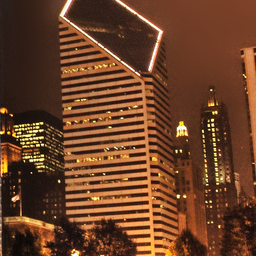
#> input picture test_images/1.png, 256 x 256 px
$ python -i utils.py   (imports and definitions only)
#> lines starting #> are read from the running program, lines starting #| are printed output that depends on the picture
import numpy as np
import cv2
from scipy import stats
import matplotlib.pyplot as plt
import matplotlib as mpl
from PIL import Image
import cv2


def cv2_to_pil(img):
    image = Image.fromarray(cv2.cvtColor(img.astype(np.uint8), cv2.COLOR_BGR2RGB))
    return image


def pil_to_cv2(img):
    image = cv2.cvtColor(np.array(img), cv2.COLOR_RGB2BGR)
    return image


# [13 lines left out: function make_pil_grid, not called in this run]


def blend_input(map, input):
    return Image.blend(map, input, 0.4)


# [147 lines left out: functions count_saliency_pixels, plot_diff_of_attrs_kde, vis_saliency_kde, vis_saliency, click_select_position, prepare_images and 3 more, not called in this run]


def IG_baseline(numpy_image, mode='gaus'):
    """
    :param numpy_image: cv2 image
    :param mode:
    :return:
    """
    if mode == 'l1':
        raise NotImplementedError()
    elif mode == 'gaus':
        ablated = cv2.GaussianBlur(numpy_image, (7, 7), 0)
    elif mode == 'bif':
        ablated = cv2.bilateralFilter(numpy_image, 15, 90, 90)
    elif mode == 'mean':
        ablated = cv2.medianBlur(numpy_image, 5)
    else:
        ablated = cv2.GaussianBlur(numpy_image, (7, 7), 0)
    return ablated


# [35 lines left out: functions interpolation, isotropic_gaussian_kernel, gini, not called in this run]

>>> import cv2
>>> picture = cv2.imread('../test_images/1.png')
#> picture is the input picture: shape (256, 256, 3); mean B, G, R 39.1, 64.6, 106.9
>>> result = IG_baseline(picture)
#> in IG_baseline, `ablated = cv2.GaussianBlur(numpy_image, (7, 7), 0)`:
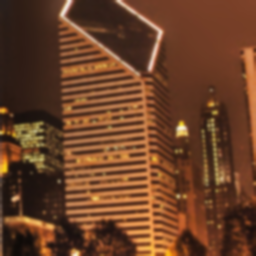
#> ablated: shape (256, 256, 3); mean B, G, R 39.1, 64.6, 106.8

$ run again, on test_images/2.png
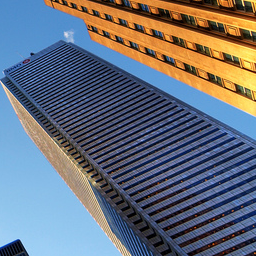
#> input picture test_images/2.png, 256 x 256 px
#> picture is the input picture: shape (256, 256, 3); mean B, G, R 122.4, 110.8, 104.8
#> in IG_baseline, `ablated = cv2.GaussianBlur(numpy_image, (7, 7), 0)`:
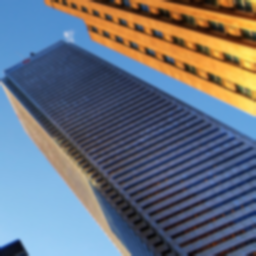
#> ablated: shape (256, 256, 3); mean B, G, R 122.4, 110.8, 104.8

$ run again, on test_images/3.png
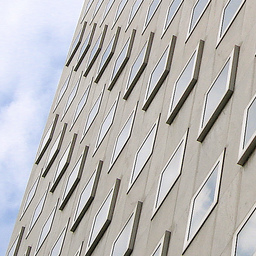
#> input picture test_images/3.png, 256 x 256 px
#> picture is the input picture: shape (256, 256, 3); mean B, G, R 182.7, 183.4, 185.5
#> in IG_baseline, `ablated = cv2.GaussianBlur(numpy_image, (7, 7), 0)`:
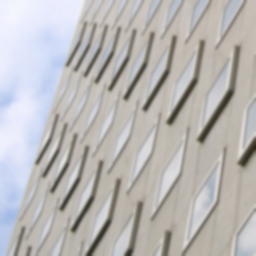
#> ablated: shape (256, 256, 3); mean B, G, R 182.7, 183.4, 185.5

$ run again, on test_images/4.png
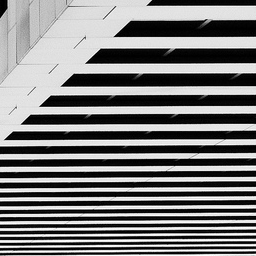
#> input picture test_images/4.png, 256 x 256 px
#> picture is the input picture: shape (256, 256, 3); min 0, max 255, mean 123.4
#> in IG_baseline, `ablated = cv2.GaussianBlur(numpy_image, (7, 7), 0)`:
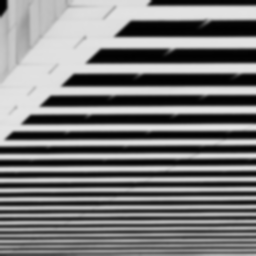
#> ablated: shape (256, 256, 3); min 1, max 230, mean 123.2
